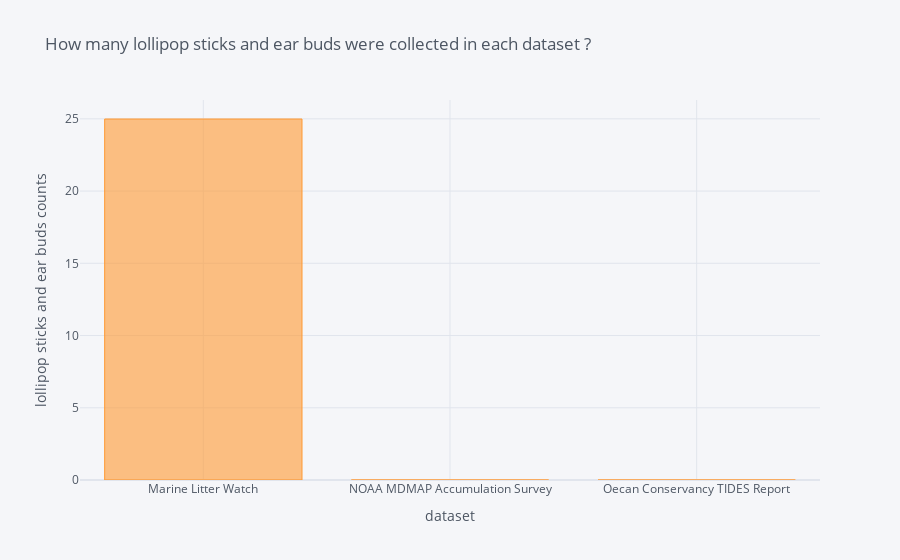

Write notebook code for a chart like this one.
### Markdown cell above
Ofcourse NOT ! People all over the globe eat lollipos. 
Rememeber that this was an aggregated dataset from three different sources, so let's look at counts of lollipops from each of the three datasets.

### Code cell
# plot counts of lollipops by data source
columns = ["SUM_HardSoftLollipopStick_EarBu"]
for col in columns:
    x = plastics.groupby("Dataset")[col].mean()

x.iplot(kind='bar', title='How many lollipop sticks and ear buds were collected in each dataset ? ', yTitle='lollipop sticks and ear buds counts', xTitle='dataset')

### Figure 1 — Plotly figure (JSON) as saved in the notebook; plotly's stock layout.template omitted (floating-point values rounded to 4 significant figures)
{"data": [{"marker": {"color": "rgba(255, 153, 51, 0.6)", "line": {"color": "rgba(255, 153, 51, 1.0)", "width": 1}}, "name": "SUM_HardSoftLollipopStick_EarBu", "orientation": "v", "text": "", "type": "bar", "x": ["Marine Litter Watch", "NOAA MDMAP Accumulation Survey", "Oecan Conservancy TIDES Report"], "y": [24.99, 0, 0]}], "layout": {"legend": {"bgcolor": "#F5F6F9", "font": {"color": "#4D5663"}}, "paper_bgcolor": "#F5F6F9", "plot_bgcolor": "#F5F6F9", "title": {"font": {"color": "#4D5663"}, "text": "How many lollipop sticks and ear buds were collected in each dataset ? "}, "xaxis": {"gridcolor": "#E1E5ED", "showgrid": true, "tickfont": {"color": "#4D5663"}, "title": {"font": {"color": "#4D5663"}, "text": "dataset"}, "zerolinecolor": "#E1E5ED"}, "yaxis": {"gridcolor": "#E1E5ED", "showgrid": true, "tickfont": {"color": "#4D5663"}, "title": {"font": {"color": "#4D5663"}, "text": "lollipop sticks and ear buds counts"}, "zerolinecolor": "#E1E5ED"}}}
